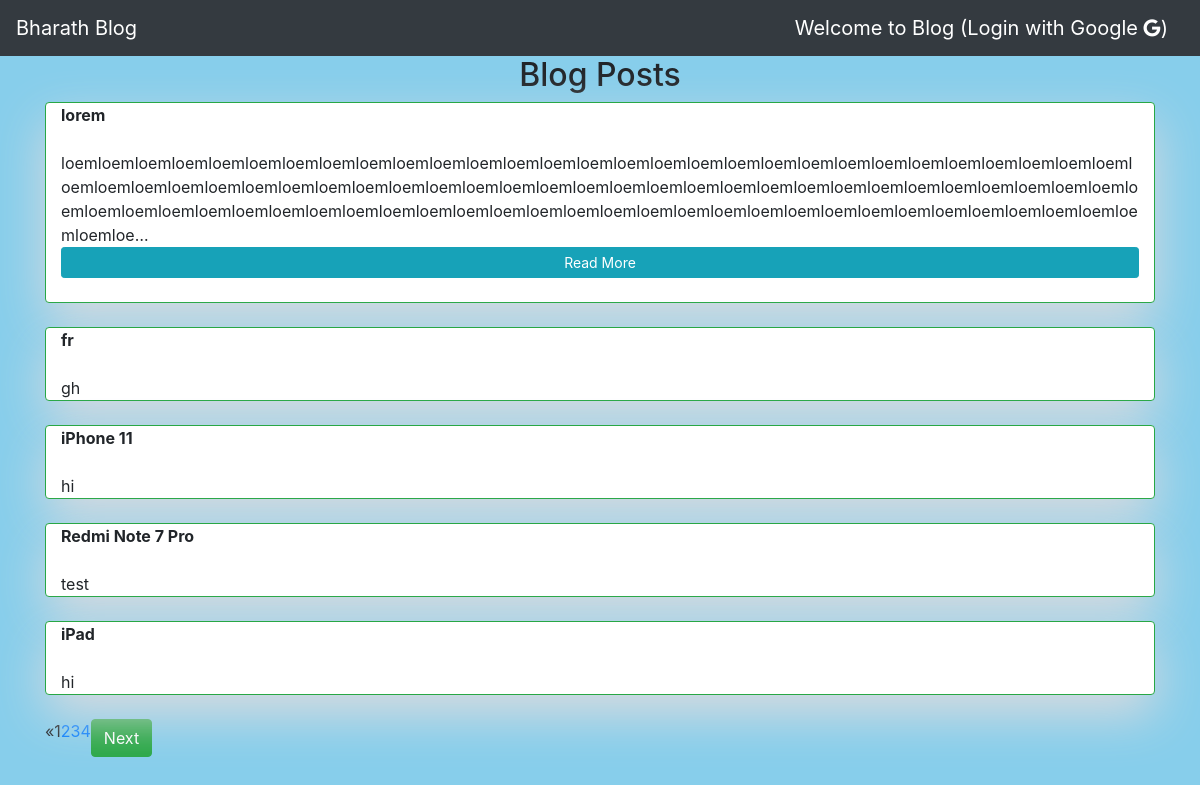
Before: / with the older database file.
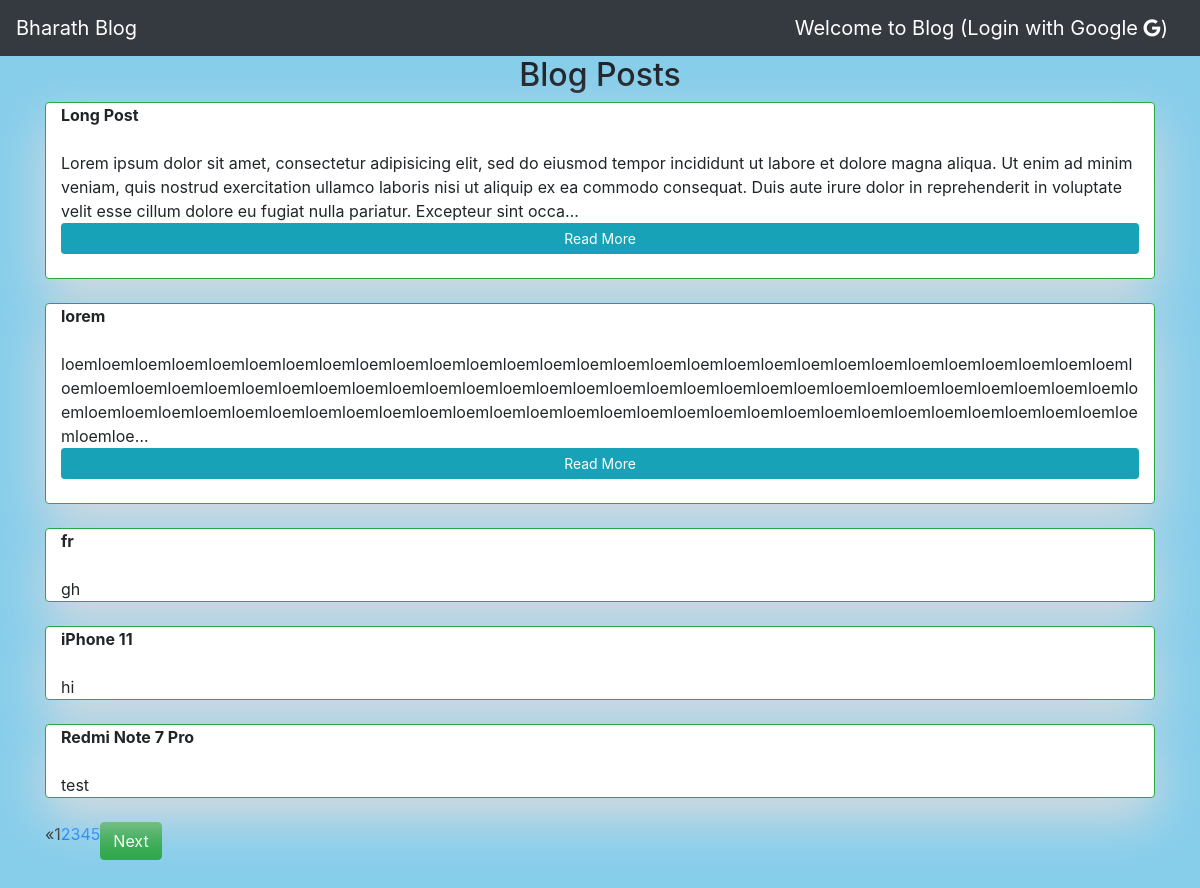
After: the same page with the newer database file.
### posts/models.py (models this page shows, shortened)
class Post(models.Model):
    title = models.CharField(max_length=100)
    description = models.TextField(max_length=500)

### posts/views.py (the view)
# urls.py: 2. Add a URL to urlpatterns:  path('', views.home, name='home')
def home(request):
    posts_list = Post.objects.all()[::-1]
    page = request.GET.get('page', 1)
    paginator = Paginator(posts_list, 5)
    try:
        posts = paginator.page(page)
    except PageNotAnInteger:
        posts = paginator.page(1)
    except EmptyPage:
        posts = paginator.page(paginator.num_pages)
    context = {'posts': posts}
    return render(request, 'home.html', context=context)

### templates/home.html (shortened to what this page needs)
{% extends 'base.html' %}
	{% block content %}
		<h2 class="text-center">Blog Posts</h2>
		{% for post in posts %}
			<div class="card border-success container">
				<b>{{ post.title }}</b> <br>
				{% if post.description|length < 360 %}
					{{ post.description }}
				{% else %}
					{{ post.description|truncatechars:360 }}
					<a href="post/{{post.id}}" class="btn btn-sm btn-info">Read More</a>
				<br>
				{% endif %}
			</div>
			<br>
		{% endfor %}
		{% if posts.has_other_pages %}
		  <ul class="pagination">
		    {% if posts.has_previous %}
		      <li><a class="btn btn-success" href="?page={{ posts.previous_page_number }}">Prev</a></li>
		    {% else %}
		      <li class="disabled"><span>&laquo;</span></li>
		    {% endif %}
		    {% for i in posts.paginator.page_range %}
		      {% if posts.number == i %}
		        <li class="active"><span>{{ i }} <span class="sr-only">(current)</span></span></li>
		      {% else %}
		        <li><a href="?page={{ i }}">{{ i }}</a></li>
		      {% endif %}
		    {% endfor %}
		    {% if posts.has_next %}
		      <li><a class="btn btn-success" href="?page={{ posts.next_page_number }}">Next</a></li>
		    {% else %}
		      <li class="disabled"><span>&raquo;</span></li>
		    {% endif %}
		  </ul>
		{% endif %}
		<br><br>
	{% endblock %}

### templates/base.html (shortened to what this page needs)
<!DOCTYPE html>
<html>
<head>
	<link rel="stylesheet" href="https://maxcdn.bootstrapcdn.com/bootstrap/4.0.0/css/bootstrap.min.css">
	<link rel="stylesheet" href="https://stackpath.bootstrapcdn.com/font-awesome/4.7.0/css/font-awesome.min.css" />
</head>
<body class="bg-color">
	<nav class="navbar navbar-dark bg-dark navbar-toggle">
  			<a class="navbar-brand" href="/">Bharath Blog</a>
  			{% if user.is_authenticated %}
  				<p style="color: white;">
	  				Welcome <b>{{user}}</b>
	  				<a href="/create" class="btn btn-primary">Create Post</a>
	  			  	<a class="btn btn-danger" href="/accounts/logout/">Logout</a>
	  			</p>
  			{% else %}
  				<a class="navbar-brand float-right" href="/accounts/google/login/?process=login">Welcome to Blog (Login with Google <i class="fa fa-google"></i>)</a>
  			{% endif %}
	</nav>
	<div class="container">
		{% block content %}{% endblock content %}
	</div>
</body>
</html>

### templates/base.html (style rules this page uses)
.bg-color { background: skyblue; }
.card { background: white; border-radius: 4px; box-shadow: 0px 20px 50px #D9DBDF; -webkit-transition: all 0.3s ease; -o-transition: all 0.3s ease; transition: all 0.3s ease; }

Changed rows visible on the page:
no longer on this page (row unchanged): Post: title "iPad", description "hi"
added Post: title "Long Post", description "Lorem ipsum dolor sit amet, consectetur adipisicing elit, sed do eiusmod tempor incididunt ut labore et dolore magna aliqua. Ut enim ad minim veniam, quis nostrud exercitation ullamco laboris nisi ut aliquip ex ea commodo consequat. Duis aute irure dolor in reprehenderit in voluptate velit esse cillum dolore eu fugiat nulla pariatur. Excepteur sint occa…"
Other visible differences:
new list line: "5"
